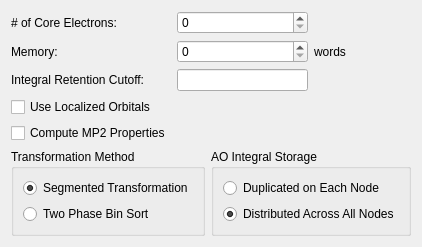
         <widget class="QWidget" name="mp2Widget">
          <layout class="QGridLayout">
           <item row="5" column="2" colspan="2">
            <widget class="QGroupBox" name="mp2IntegralGroup">
             <property name="title">
              <string>AO Integral Storage</string>
             </property>
             <property name="flat">
              <bool>true</bool>
             </property>
             <layout class="QVBoxLayout">
              <item>
               <widget class="QRadioButton" name="mp2DuplicatedRadio">
                <property name="text">
                 <string>Duplicated on Each Node</string>
                </property>
               </widget>
              </item>
              <item>
               <widget class="QRadioButton" name="mp2DistributedRadio">
                <property name="text">
                 <string>Distributed Across All Nodes</string>
                </property>
                <property name="checked">
                 <bool>true</bool>
                </property>
               </widget>
              </item>
             </layout>
            </widget>
           </item>
           <item row="1" column="3">
            <widget class="QLabel" name="label_45">
             <property name="text">
              <string>words</string>
             </property>
            </widget>
           </item>
           <item row="1" column="0">
            <widget class="QLabel" name="label_43">
             <property name="text">
              <string>Memory:</string>
             </property>
            </widget>
           </item>
           <item row="4" column="0">
            <widget class="QCheckBox" name="mp2ComputeCheck">
             <property name="text">
              <string>Compute MP2 Properties</string>
             </property>
            </widget>
           </item>
           <item row="2" column="0">
            <widget class="QLabel" name="label_44">
             <property name="text">
              <string>Integral Retention Cutoff:</string>
             </property>
            </widget>
           </item>
           <item row="2" column="1" colspan="2">
            <widget class="QLineEdit" name="mp2IntegralLine"/>
           </item>
           <item row="0" column="1" colspan="2">
            <widget class="QSpinBox" name="mp2ElectronsSpin"/>
           </item>
           <item row="3" column="0">
            <widget class="QCheckBox" name="mp2LocalizedCheck">
             <property name="text">
              <string>Use Localized Orbitals</string>
             </property>
            </widget>
           </item>
           <item row="0" column="0">
            <widget class="QLabel" name="label_42">
             <property name="text">
              <string># of Core Electrons:</string>
             </property>
            </widget>
           </item>
           <item row="5" column="0" colspan="2">
            <widget class="QGroupBox" name="mp2TransformationGroup">
             <property name="title">
              <string>Transformation Method</string>
             </property>
             <property name="flat">
              <bool>true</bool>
             </property>
             <layout class="QGridLayout">
              <item row="1" column="0">
               <widget class="QRadioButton" name="mp2TwoRadio">
                <property name="text">
                 <string>Two Phase Bin Sort</string>
                </property>
               </widget>
              </item>
              <item row="0" column="0">
               <widget class="QRadioButton" name="mp2SegmentedRadio">
                <property name="text">
                 <string>Segmented Transformation</string>
                </property>
                <property name="checked">
                 <bool>true</bool>
                </property>
               </widget>
              </item>
             </layout>
            </widget>
           </item>
           <item row="1" column="1" colspan="2">
            <widget class="QSpinBox" name="mp2MemorySpin"/>
           </item>
           <item row="6" column="0">
            <spacer>
             <property name="orientation">
              <enum>Qt::Vertical</enum>
             </property>
             <property name="sizeHint" stdset="0">
              <size>
               <width>20</width>
               <height>0</height>
              </size>
             </property>
            </spacer>
           </item>
          </layout>
         </widget>
